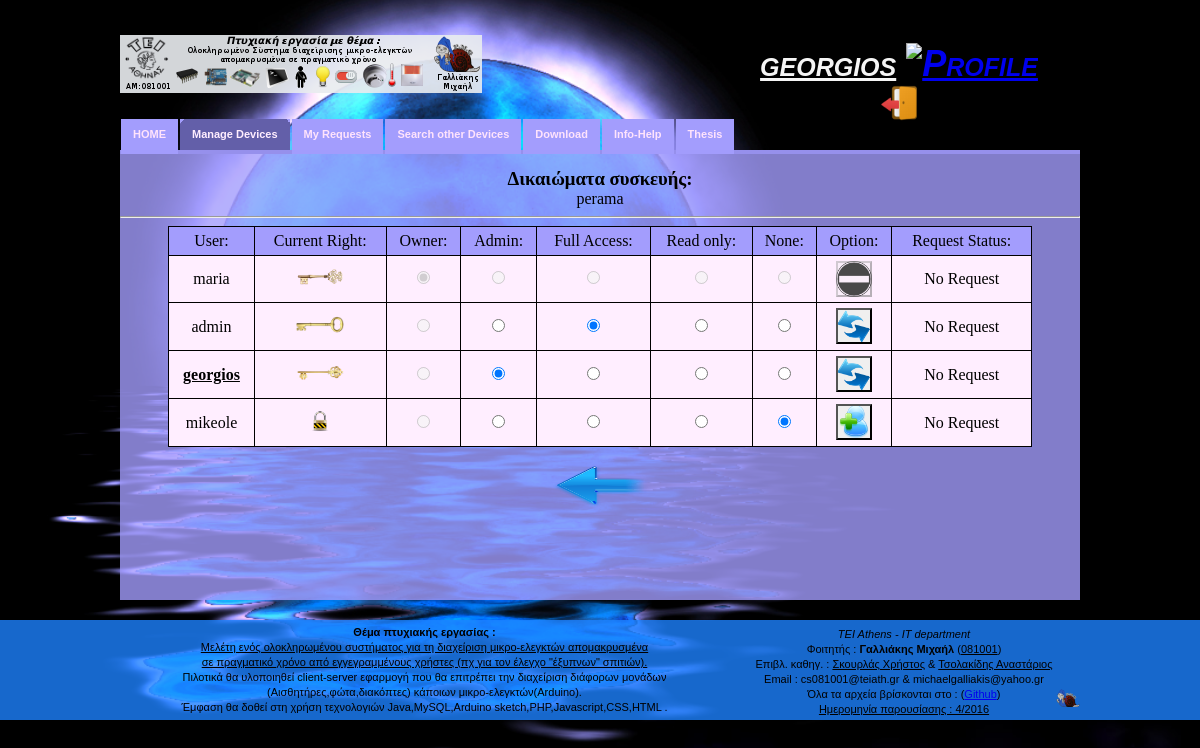
Page /Website/Invite.php?deviceID=16 (signed in) on the committed database.
### tables this page shows
CREATE TABLE `devices` (
  `DeviceID` int(11) NOT NULL AUTO_INCREMENT,
  `DeviceName` varchar(45) NOT NULL,
  `Password` varchar(45) NOT NULL,
  `Comment` varchar(200) DEFAULT NULL,
  `Owner` int(11) NOT NULL,
  `isDeleted` bit(1) DEFAULT b'0',
  `lastModified` datetime NOT NULL,
  `UserModified` int(11) NOT NULL,
  PRIMARY KEY (`DeviceID`),
  UNIQUE KEY `DeviceName_UNIQUE` (`DeviceName`),
  KEY `UserID_idx` (`Owner`,`UserModified`),
  KEY `fk_Owner_UserID_idx` (`Owner`),
  KEY `fk_UserModified_UserID_idx` (`UserModified`),
  CONSTRAINT `fk_Owner_UserID` FOREIGN KEY (`Owner`) REFERENCES `users` (`UserID`) ON DELETE NO ACTION ON UPDATE NO ACTION,
  CONSTRAINT `fk_UserModified_UserID` FOREIGN KEY (`UserModified`) REFERENCES `users` (`UserID`) ON DELETE NO ACTION ON UPDATE NO ACTION
);

CREATE TABLE `users` (
  `UserID` int(11) NOT NULL AUTO_INCREMENT,
  `Username` varchar(45) NOT NULL,
  `Password` varchar(45) NOT NULL,
  `Name` varchar(45) DEFAULT NULL,
  `Surname` varchar(45) DEFAULT NULL,
  `Type` varchar(1) NOT NULL,
  `Email` varchar(100) NOT NULL,
  `isDeleted` bit(1) DEFAULT b'0',
  `lastModified` datetime NOT NULL,
  `isEnabled` bit(1) DEFAULT b'1',
  `Status` varchar(30) DEFAULT NULL,
  PRIMARY KEY (`UserID`),
  UNIQUE KEY `Username_UNIQUE` (`Username`)
);

CREATE TABLE `deviceaccess` (
  `UserID` int(11) NOT NULL,
  `DeviceID` int(11) NOT NULL,
  `TypeAccess` varchar(1) NOT NULL DEFAULT 'R',
  `isDeleted` bit(1) DEFAULT b'0',
  `lastModified` datetime NOT NULL,
  `UserModified` int(11) NOT NULL,
  PRIMARY KEY (`UserID`,`DeviceID`),
  KEY `fk_DeviceID_DeviceID_idx` (`DeviceID`),
  KEY `fk_UserModified_UserID_idx` (`UserModified`),
  CONSTRAINT `fk_DeviceID_DeviceID` FOREIGN KEY (`DeviceID`) REFERENCES `devices` (`DeviceID`) ON DELETE NO ACTION ON UPDATE NO ACTION,
  CONSTRAINT `fk_UserID_UserID` FOREIGN KEY (`UserID`) REFERENCES `users` (`UserID`) ON DELETE NO ACTION ON UPDATE NO ACTION,
  CONSTRAINT `fk_UserModifiedA_UserID` FOREIGN KEY (`UserModified`) REFERENCES `users` (`UserID`) ON DELETE NO ACTION ON UPDATE NO ACTION
);

### Website/Invite.php (the view, shortened to what this page needs)
<!DOCTYPE html>
<?php
if(isset($_GET['deviceID']))
{
    include("Db_conection.php");
    $deviceID = $_GET['deviceID'] ;
    $user_ID = $_SESSION['ID'] ;
    $view_devices_query="SELECT COUNT(*) , d.deviceName
                     FROM devices d
                     LEFT JOIN deviceaccess da ON d.DeviceID = da.DeviceID AND da.USERID = '$user_ID' AND da.isDeleted = false
                     WHERE (d.Owner = '$user_ID'
                     OR da.UserID = '$user_ID') AND d.isDeleted = false AND d.DeviceID = '$deviceID'";
            $run=mysqli_query($dbcon,$view_devices_query);
           if($row=mysqli_fetch_array($run))
            {
                $device_name = $row[1];
            }
            else {
                 echo"<script>window.open('ManageDevices.php','_self')</script>";
            }
}
else
{
     echo"<script>window.open('ManageDevices.php','_self')</script>";
}
?>
<html>
    <head>
    <?php include("htmlHead.php");?>
    </head>
    <body>
        <div id="container">
         <?php $parentFilePath = __FILE__ ; include("header.php");?>
            <div id="middle">
                <center>
                    <br/>
                    <h3>Δικαιώματα συσκευής:</h3><?php echo $device_name?>
                    <br/>
                    <hr/>
                    <table>
                        <thead>
                            <tr>
                                <th>User:</th>
                                <th>Current Right:</th>
                                <th>Owner:</th>
                                <th>Admin:</th>
                                <th>Full Access:</th>
                                <th>Read only:</th>
                                <th>None:</th>
                                <th>Option:</th>
                                <th>Request Status:</th>
                            </tr>
                        </thead>
            <?php
            include("Db_conection.php");
            $user_username=$_SESSION['username'];
            $user_ID=$_SESSION['ID'];
            $view_users_query="SELECT u.Username,d.DeviceName, da.TypeAccess ,u.UserID ,
                (SELECT TypeAccess FROM requests r WHERE r.DeviceID = $deviceID AND r.UserTo = u.UserID AND r.UserFrom = $user_ID AND r.isDeleted = false) AS RequestAccessType
                    FROM users u
                    LEFT JOIN devices d ON d.OWner = u.UserID AND d.isDeleted = false AND d.DeviceID = '$deviceID'
                    LEFT JOIN deviceaccess da ON da.UserID = u.UserID AND da.DeviceID = '$deviceID' AND da.isDeleted = false
                    WHERE u.isDeleted = false AND u.isEnabled = true
                    ORDER BY 2 DESC , 3 DESC,1;";
            $run=mysqli_query($dbcon,$view_users_query);
            while($row=mysqli_fetch_array($run))
            {
                $username=$row['Username'];
                 $userID=$row['UserID'];
                $devicename=$row['DeviceName'];
                $access=$row['TypeAccess'];
                $requestAccessType=$row['RequestAccessType'];
            ?>
                        <tr>
                            <td><?php if ($username!=$user_username) echo $username; else echo "<b><u>$username</u></b>"; ?></td>
                 <?php if (!is_null($devicename)) {?>
                        <td><input type='image' src='myImages/owner.png' height='24' width='48'/></td>
                        <td><input type="radio" name="<?php echo $username?>" value="O" checked disabled></td>
                        <td><input type="radio" name="<?php echo $username?>" value="A" disabled=""></td>
                        <td><input type="radio" name="<?php echo $username?>" value="F" disabled=""></td>
                        <td><input type="radio" name="<?php echo $username?>" value="R" disabled=""></td>
                        <td><input type="radio" name="<?php echo $username?>" value="N" disabled=""></td>
                        <td><input type="submit" class="noUsed" value="" name="Noused" disabled=""> </td>
                 <?php } else if (is_null($access)) {?>
                        <td><input type='image' src='myImages/noneAccess.png' height='24' width='24'/></td>
                        <td><input type="radio" name="<?php echo $username?>" value="O" disabled ></td>
                        <td><input type="radio" name="<?php echo $username?>" value="A" onclick="changePath('<?php echo $username?>','A');"></td>
                        <td><input type="radio" name="<?php echo $username?>" value="F" onclick="changePath('<?php echo $username?>','F');"></td>
                        <td><input type="radio" name="<?php echo $username?>" value="R" onclick="changePath('<?php echo $username?>','R');"></td>
                        <td><input type="radio" name="<?php echo $username?>" value="N" onclick="changePath('<?php echo $username?>','N');" checked></td>
                        <td><a id="Button<?php echo $username?>" href="DeviceAccessOption.php?<?php echo "DeviceID=$deviceID&Option=Request&deviceName=$device_name&UserID=$userID&TypeAccess=N" ?>"><button class="invite"></button></a></td>
                    <?php } else { ?>
                    <?php
                        switch ($access) {
                            case "A" :
                            echo "<td><input type='image' src='myImages/admin.png' height='24' width='48'/></td>" ;
                            break ;
                            case "F" :
                            echo "<td><input type='image' src='myImages/full.png' height='24' width='48'/></td>" ;
                            break;
                        }
                    ?>
                        <td><input type="radio" name="<?php echo $username?>" value="O" disabled></td>
                        <td><input type="radio" name="<?php echo $username?>" value="A" <?php if ($access=="A") echo "checked" ;?> onclick="changePath('<?php echo $username?>','A');"></td>
                        <td><input type="radio" name="<?php echo $username?>" value="F" <?php if ($access=="F") echo "checked"; ?> onclick="changePath('<?php echo $username?>','F');"></td>
                        <td><input type="radio" name="<?php echo $username?>" value="R" <?php if ($access=="R") echo "checked" ;?> onclick="changePath('<?php echo $username?>','R');"></td>
                        <td><input type="radio" name="<?php echo $username?>" value="N" onclick="changePath('<?php echo $username?>','N');"></td>
                        <td><a id="Button<?php echo $username?>" href="DeviceAccessOption.php?<?php echo "DeviceID=$deviceID&Option=Change&deviceName=$device_name&UserID=$userID&TypeAccess=N" ?>"><button class="changeAccess"></button></a></td>
                    <?php } ?>
                     <?php
                        switch ($requestAccessType) {
                            default :
                                echo "<td>No Request</td>" ;
                        }
                    ?>
                        </tr>
            <?php } ?>
                    </table>
                    <form action="ManageDevices.php">
                        <input type="image" src="myImages/back.png" alt="Previous" width="96" height="48">
                    </form>
                </center>
            </div>
  <?php include("boxes.php"); ?>
        </div>
        <?php include("footer.php");?>
    </body>
</html>

### Website/layout.css (style rules this page uses)
html { background: url(myImages/background.jpg) no-repeat center center fixed; -webkit-background-size: cover; -moz-background-size: cover; -o-background-size: cover; background-size: cover; }
body { padding:0; margin:0; color:#000; //background-image:url(images/main_bg.jpg); //background-image:url(images/background.png); //background-image:url(myImages/Gianadoume2.jpg); //background-image:url(myImages/background.png); background-repeat:repeat; background-color:brown; //background-origin: border-box ; //background-attachment: scroll; //background-image: url(myImages/noUse.png); background-position: top; }
div, h1, h2, h3, h4, p, form, label, input, textarea, img, span { margin:0; padding:0; }
#container { width:960px; margin:0 auto; }
#middle { width:960px; height:100% ;//440px; min-height: 450px ; float:left; margin-top: 0px ; text-align: center ; //background-image:url(myImages/background3.png); background-color: rgba(163,157,253,0.8);// #a39dfd ; //background-color: rgba(255,255,255,0.95);// #a39dfd ; // opacity: 0.9; // filter: alpha(opacity=90); }
input, textarea { font-family:Verdana, Geneva, sans-serif; font-size:12px; color:black; }
p, table, caption, td, tr, th { margin:0; padding:0; font-weight:normal; }
table { border-collapse:collapse; margin-bottom:15px; width:90%; }
table td, table th { padding:5px; border:1px solid #000; border-width:1px 1px 1px 1px; }
thead th { background:#a39dfd; }
tbody td, tfoot td { text-align:center; background:#ffeeff; //// }
.changeAccess { width: 36px; height: 36px; background-image: url(myImages/changeAccess.png); background-repeat: no-repeat ; background-position: center center; background-size: 36px; font-size: 16px; }
.invite { width: 36px; height: 36px; background-image: url(myImages/invite.png); background-repeat: no-repeat ; background-position: center center; background-size: 36px; font-size: 16px; }
.noUsed { width: 36px; height: 36px; background-image: url(myImages/noUse.png); background-repeat: no-repeat ; background-position: center center; background-size: 36px; font-size: 16px; }

### rows in the picture
devices: Owner.Username "maria", users.Username "mikeole"
deviceaccess: UserID.Username "admin", TypeAccess "☑"
deviceaccess: UserID.Username "georgios", TypeAccess "☑"

### other values in the picture
$_SESSION['username'] "georgios"
$device_name "perama"
